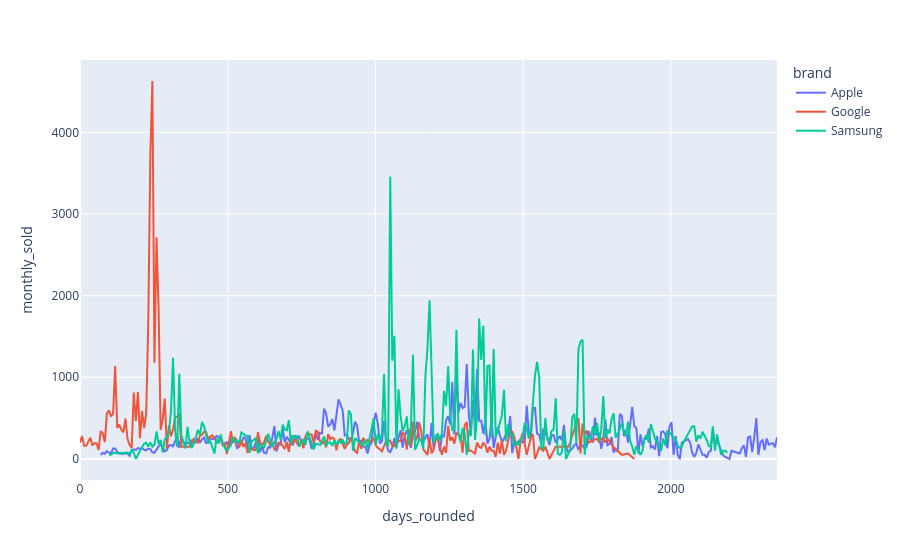

Notebook code for this chart:
### Markdown cell above
1. The OCT/NOV dip may suggest that new premieres (usually September) affect the price of the older models, causing them to fall.  Google seems to fall the most from July to November, getting a December reclaim. In general all brands have a December reclaim, which could obviously be caused by the Christmas buying frenzy. Google in general has to dip the most in November, falling below 1.5% in this chart - perhaps it's because it's not that sought after as other two brands - Samsung and Apple seem to be the smartphone giants.

The MoM differences are not that big - they are relativized and perhaps that's why. Anyway, I'm wondering if they're properly normalized here, and also wondering if we should look at means/medians or what. Perhaps we should also have a look at the kdeplot and distribution.

### Code cell
ms_df = pd.read_csv('../data/monthly_sold_full.csv')
ms_df['datetime'] = pd.to_datetime(ms_df['datetime'])
ms_df['premiere_date'] = pd.to_datetime(ms_df['premiere_date'])
ms_df['days_since_launch'] = (ms_df['datetime'] - ms_df['premiere_date']).dt.days
ms_df['days_rounded'] = (ms_df['days_since_launch'] / 7).round() * 7
ms_df = ms_df[ms_df['days_since_launch'] >= 0]

ms_df = ms_df.groupby(['brand', 'days_rounded'])['monthly_sold'].agg('mean').reset_index()

rank_chart = px.line(
    ms_df,
    x = 'days_rounded',
    y = 'monthly_sold',
    color = 'brand'
)
rank_chart.show()

print(ms_df.shape)
print(ms_df.head())
print(ms_df.value_counts())

### Figure 1 — Plotly figure (JSON) as saved in the notebook; plotly's stock layout.template omitted (floating-point values rounded to 4 significant figures; data arrays with more than 128 entries replaced by an {"elided": "..."} marker saying what was removed)
{"data": [{"hovertemplate": "brand=Apple<br>days_rounded=%{x}<br>monthly_sold=%{y}<extra></extra>", "legendgroup": "Apple", "line": {"color": "#636efa", "dash": "solid"}, "marker": {"symbol": "circle"}, "mode": "lines", "name": "Apple", "orientation": "v", "showlegend": true, "type": "scatter", "x": {"elided": "322 float values"}, "xaxis": "x", "y": {"elided": "322 float values"}, "yaxis": "y"}, {"hovertemplate": "brand=Google<br>days_rounded=%{x}<br>monthly_sold=%{y}<extra></extra>", "legendgroup": "Google", "line": {"color": "#EF553B", "dash": "solid"}, "marker": {"symbol": "circle"}, "mode": "lines", "name": "Google", "orientation": "v", "showlegend": true, "type": "scatter", "x": {"elided": "240 float values"}, "xaxis": "x", "y": {"elided": "240 float values"}, "yaxis": "y"}, {"hovertemplate": "brand=Samsung<br>days_rounded=%{x}<br>monthly_sold=%{y}<extra></extra>", "legendgroup": "Samsung", "line": {"color": "#00cc96", "dash": "solid"}, "marker": {"symbol": "circle"}, "mode": "lines", "name": "Samsung", "orientation": "v", "showlegend": true, "type": "scatter", "x": {"elided": "288 float values"}, "xaxis": "x", "y": {"elided": "288 float values"}, "yaxis": "y"}], "layout": {"legend": {"title": {"text": "brand"}, "tracegroupgap": 0}, "margin": {"t": 60}, "xaxis": {"anchor": "y", "domain": [0, 1], "title": {"text": "days_rounded"}}, "yaxis": {"anchor": "x", "domain": [0, 1], "title": {"text": "monthly_sold"}}}}
